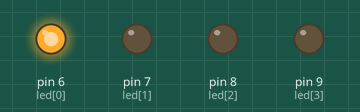
Simulated run of this sketch. Board: Arduino Uno, built with avr-gcc and run on an emulated ATmega328P. Parts: output pins drawn as LEDs (lit = HIGH).

Above: at 0.2 s.
At 1.2 s:
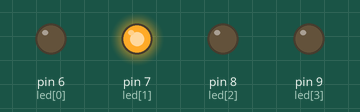
At 2.2 s:
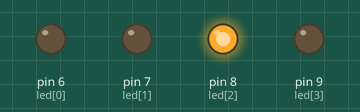
At 3.2 s:
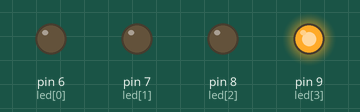
At 4.7 s:
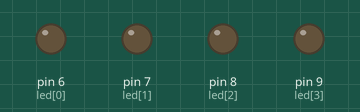
Timing chart, 0 to 5.2 s (numbered marks = the images above):
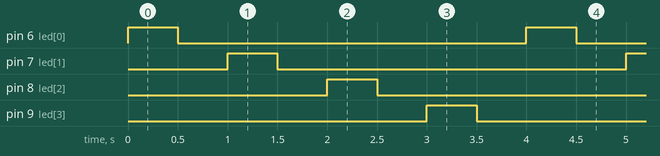

The sketch:

_4LED.ino
```cpp
int led[4] = {6,7,8,9};

void setup()
{
  for(int i=0; i<4; i++)
  {
    pinMode(led[i],OUTPUT);
  }
}

void loop()
{
  for(int i; i<4; i++)
  {
    digitalWrite(led[i],HIGH);
    delay(500);
    digitalWrite(led[i],LOW);
    delay(500);
  }
}
```

Measured:
- by itself, pin 6 (led[0]), pin 7 (led[1]), pin 8 (led[2]), pin 9 (led[3]): alternates HIGH for 0.50 s and LOW for 3.5 s
- by itself, everything shown: repeats every 4.0 s, in 8 steps
